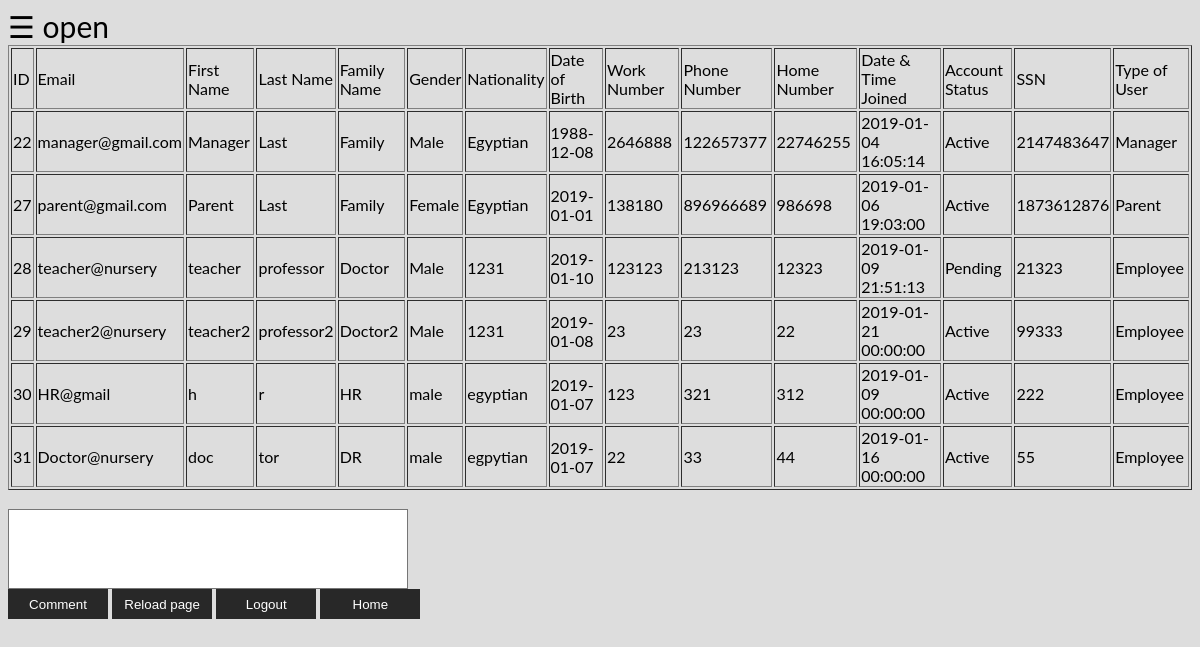
Before: /php/displayUsers.php with the older database file.
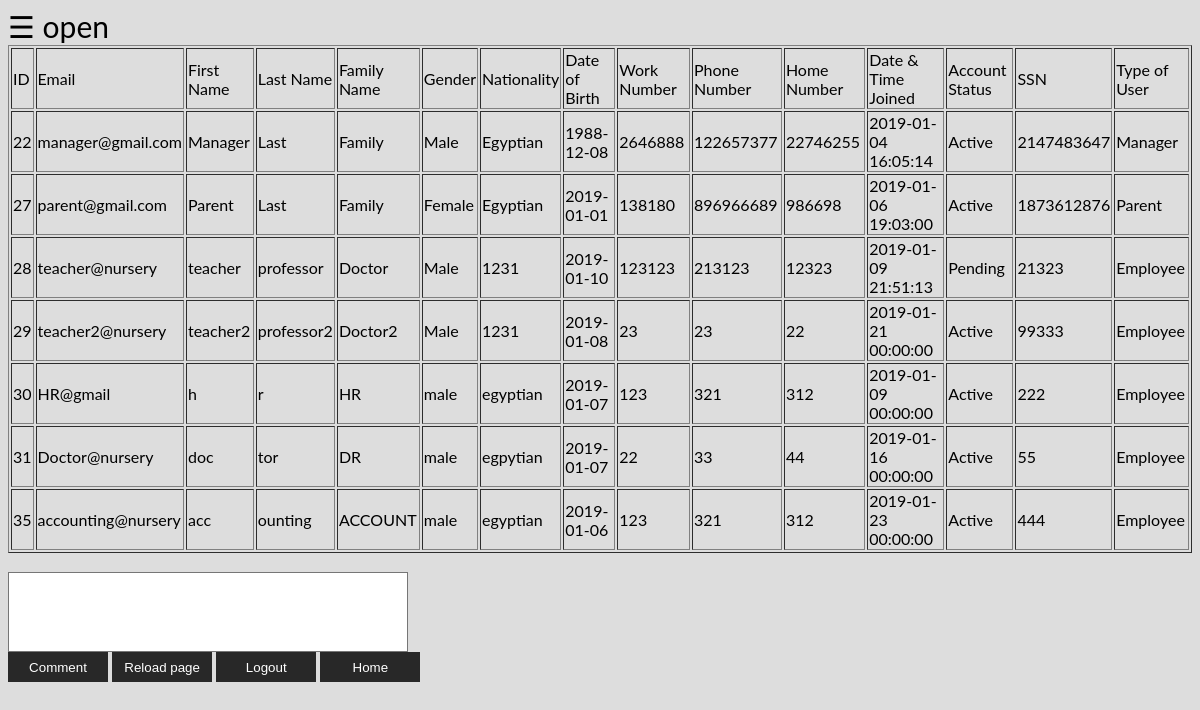
After: the same page with the newer database file.
### tables this page shows
CREATE TABLE `user` (
  `id` int(11) NOT NULL,
  `email` varchar(100) NOT NULL,
  `password` varchar(100) NOT NULL,
  `firstName` varchar(100) NOT NULL,
  `lastName` varchar(100) NOT NULL,
  `familyName` varchar(100) NOT NULL,
  `gender` varchar(100) NOT NULL,
  `nationality` varchar(100) NOT NULL,
  `dateOfBirth` date NOT NULL,
  `workNumber` int(11) NOT NULL,
  `phoneNumber` int(11) NOT NULL,
  `homeTelephoneNumber` int(11) NOT NULL,
  `dateJoined` datetime NOT NULL,
  `statusId` int(11) NOT NULL,
  `ssn` int(11) NOT NULL,
  `typeId` int(11) NOT NULL
);

CREATE TABLE `status` (
  `id` int(11) NOT NULL,
  `statusName` varchar(100) NOT NULL
);

CREATE TABLE `type` (
  `id` int(11) NOT NULL,
  `typeName` varchar(100) NOT NULL
);

### php/displayUsers.php (the view, shortened to what this page needs)
<?php
    require_once("Database_Connection.php");
    require("sidebar.php");
    $sql = "select * from user";
    $result = mysqli_query($conn,$sql);
    if(mysqli_num_rows($result) > 0){
        echo"<table border='1'>
            <tr>
            <td>ID</td>
            <td>Email</td>
            <td>First Name</td>
            <td>Last Name</td>
            <td>Family Name</td>
            <td>Gender</td>
            <td>Nationality</td>
            <td>Date of Birth</td>
            <td>Work Number</td>
            <td>Phone Number</td>
            <td>Home Number</td>
            <td>Date & Time Joined</td>
            <td>Account Status</td>
            <td>SSN</td>
            <td>Type of User</td>
            </tr>";
        while($row = mysqli_fetch_array($result)){
            echo "<tr>";
            echo "<td>" .$row['id']. "</td>";
            echo "<td>" .$row['email']. "</td>";
            echo "<td>" .$row['firstName']. "</td>";
            echo "<td>".$row['lastName']."</td>";
            echo "<td>" .$row['familyName']. "</td>";
            echo "<td>" .$row['gender']. "</td>";
            echo "<td>".$row['nationality']."</td>";
            echo "<td>" .$row['dateOfBirth']. "</td>";
            echo "<td>".$row['workNumber']."</td>";
            echo "<td>" .$row['phoneNumber']. "</td>";
            echo "<td>" .$row['homeTelephoneNumber']. "</td>";
            echo "<td>".$row['dateJoined']."</td>";
            $status = mysqli_query($conn,"SELECT * FROM status WHERE id='".$row["statusId"]."'");
            if($r = mysqli_fetch_array($status)){
                echo "<td>" .$r['statusName']. "</td>";
            }
            echo "<td>".$row['ssn']."</td>";
            $type = mysqli_query($conn,"SELECT * FROM type WHERE id='".$row["typeId"]."'");
            if($r1 = mysqli_fetch_array($type)){
                echo "<td>" .$r1['typeName']. "</td>";
            }
            echo "</tr>";
        }
            echo "</table>";
    }
    include 'Comments.php';
?>

### php/sidebar.php (shortened to what this page needs)
<html>
    <head>
    </head>
    <body>
    <span style="font-size:30px;cursor:pointer" onclick="openNav()">&#9776; open</span>
    </body>
</html>

### php/Comments.php (shortened to what this page needs)
<?php
  include 'Database_Connection.php';
 ?>
<!DOCTYPE html>
<html lang='en' dir='ltr'>
<head>
  <link rel='stylesheet' href='../css/style1.css'>
</head>
<body>
  <?php
    echo "<br>";
    echo "<form method='post' action='".setComments($conn)."'>
    <input type='hidden' name='userId'>
    <input type='hidden' name='date' value='".date('Y-m-d H:i:s')."'>
    <textarea name='message'></textarea><br>
    <button  type='submit' name='commentSubmit'>Comment</button>
    <button onclick='ReloadingPage()'>Reload page</button>
    <a href='logOut.php' style=' color: white; text-align: center; text-decoration: none;  display: inline-block;'><button type='button' name='logOut'>Logout</button></a>
    <a href='../html/Welcome_Page.html'  style=' color: white; text-align: center; text-decoration: none;  display: inline-block;'><button type='button' name='Home'>Home</button></a>
    </form>";
  ?>
</body>
</html>

### css/style1.css (style rules this page uses)
body { background-color: #ddd; }
textarea { width: 400px; height: 80px; background-color: #fff; resize: none; }
button { width: 100px; height: 30px; background-color: #282828; border: none; color: #fff; font-family: arial; font-weight: 400; cursor: pointer; }

### php/sidebar.php (style rules this page uses)
body { font-family: "Lato", sans-serif; }

Changed rows visible on the page:
added user: id "35", email "accounting@nursery", firstName "acc", lastName "ounting", familyName "ACCOUNT", gender "male", nationality "egyptian", dateOfBirth "2019-01-06", workNumber "123", phoneNumber "321", homeTelephoneNumber "312", dateJoined "2019-01-23 00:00:00", statusId.statusName "Active", ssn "444", typeId.typeName "Employee"
